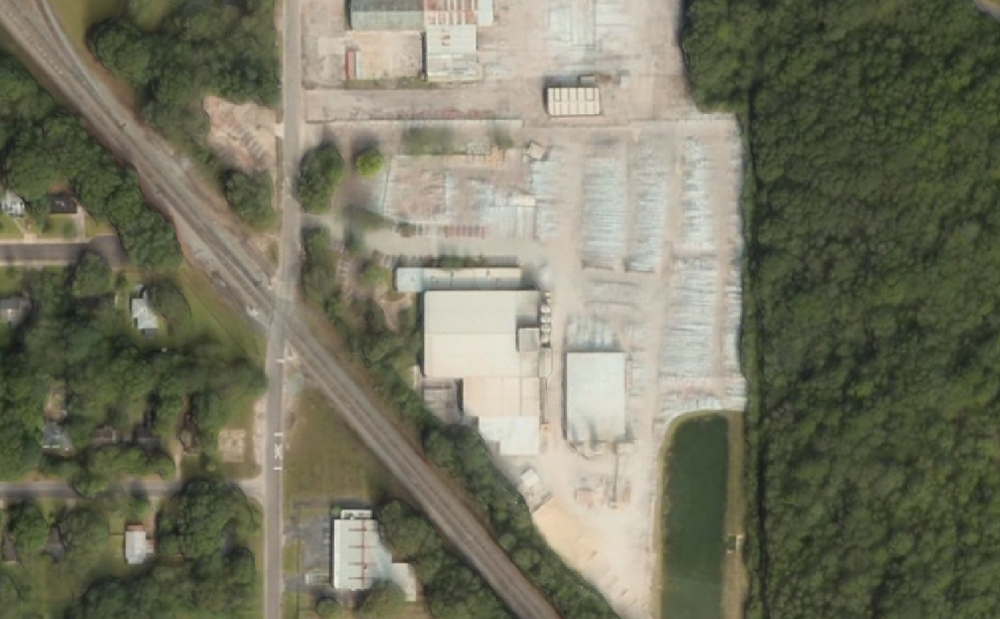
#> input picture src/3dmodeling/rgb.png, 1000 x 619 px, shrunk from 1371 x 849 before the run, found by its file name
$ python mesh.py
#> lines starting #> are read from the running program, lines starting #| are printed output that depends on the picture
import numpy as np
import cv2
import trimesh
import json
from shapely.geometry import Polygon

def load_image(path, grayscale=True, as_uint8=False):
#> called with path = 'src/3dmodeling/rgb.png', grayscale = False, as_uint8 = False
    img = cv2.imread(path, cv2.IMREAD_GRAYSCALE if grayscale else cv2.IMREAD_UNCHANGED)
#> img is the input picture: shape (619, 1000, 4); mean B, G, R, A 96.6, 116.1, 116.5, 255

    if img is None:
        raise FileNotFoundError(f"Error: Could not read image at {path}")

    if as_uint8:
        return img.astype(np.uint8)  # OpenCV için uint8 formatı gerekiyor
    else:
        return img.astype(np.float32)  # DSM ve DTM için float32
#> call 2 of load_image, with path = 'src/3dmodeling/dsm.png', grayscale = True, as_uint8 = False
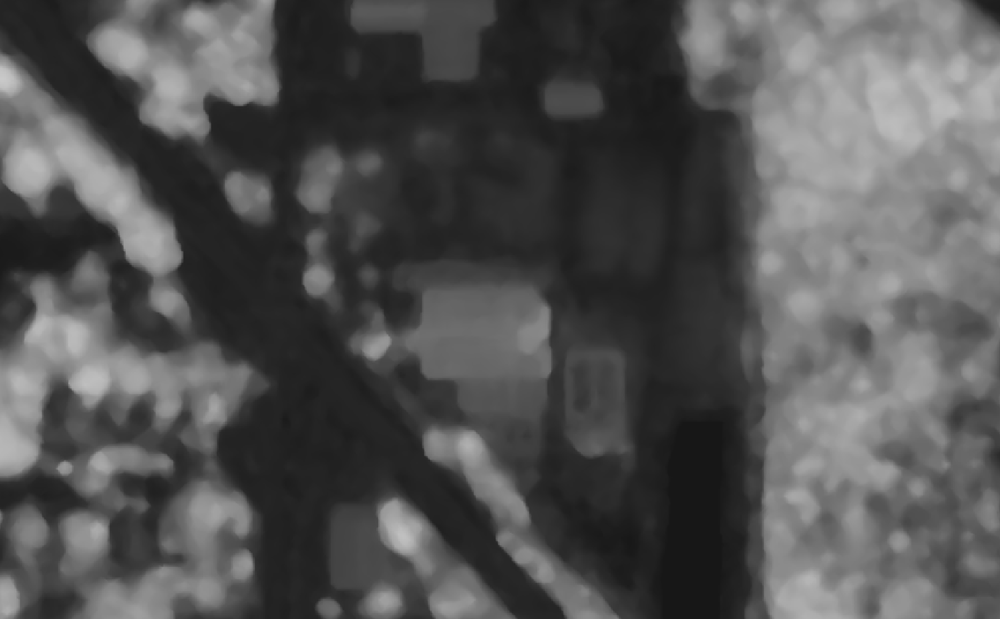
#> input picture src/3dmodeling/dsm.png, 1000 x 619 px, shrunk from 1371 x 849 before the run, found by its file name
#> in load_image, img is the input picture: shape (619, 1000); min 23, max 201, mean 82.7
#> call 3 of load_image, with path = 'src/3dmodeling/dtm.png', grayscale = True, as_uint8 = False
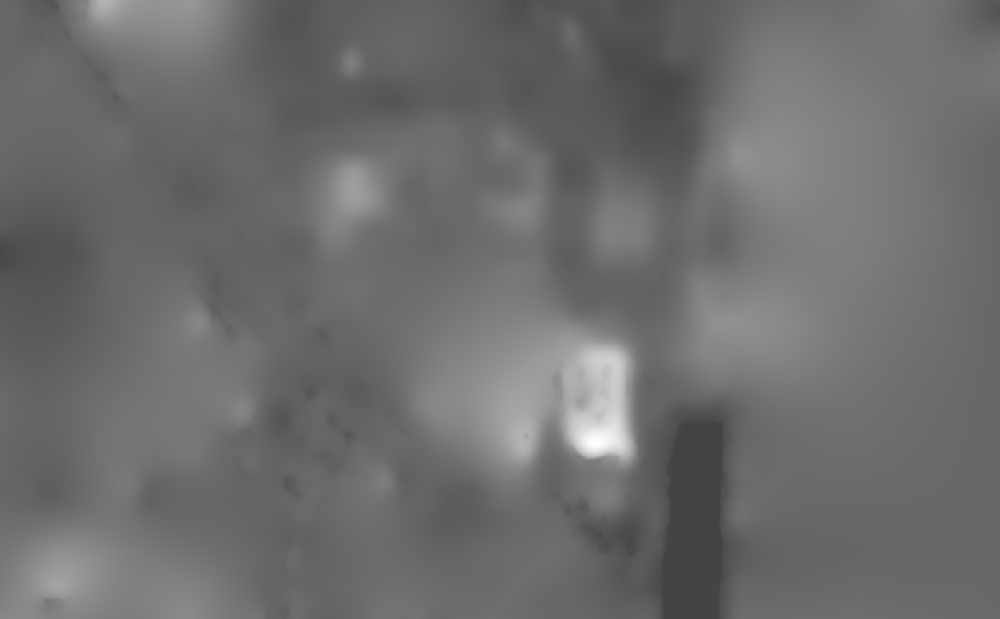
#> input picture src/3dmodeling/dtm.png, 1000 x 619 px, shrunk from 1371 x 849 before the run, found by its file name
#> in load_image, img is the input picture: shape (619, 1000); min 66, max 255, mean 108.9
#> call 4 of load_image, with path = 'src/3dmodeling/building_mask.png', grayscale = True, as_uint8 = True
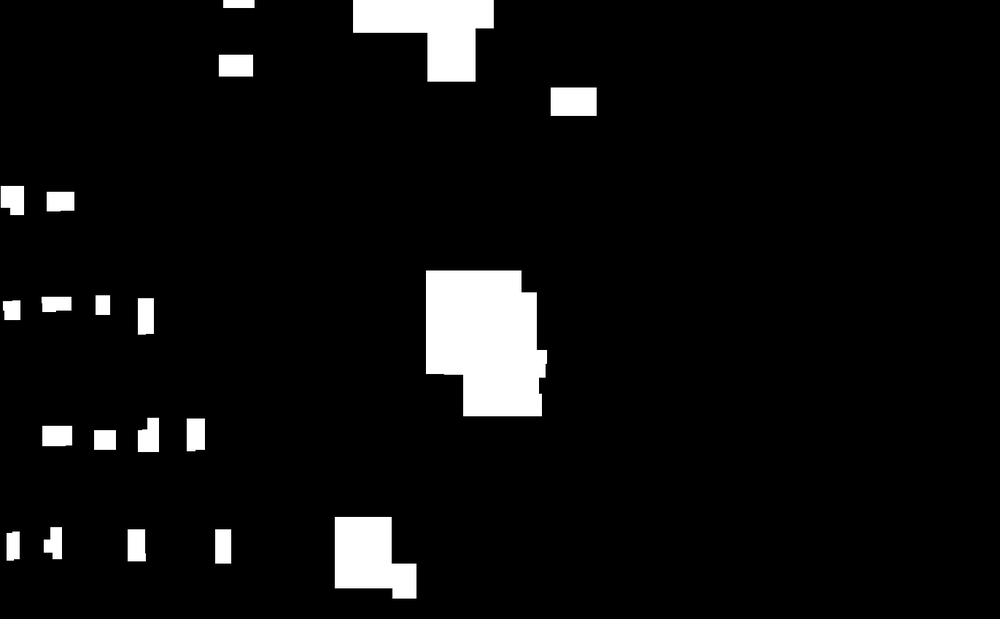
#> input picture src/3dmodeling/building_mask.png, 1000 x 619 px, shrunk from 1371 x 849 before the run, found by its file name
#> in load_image, img is the input picture: shape (619, 1000); min 0, max 255, mean 14.7

def load_bounding_boxes(json_path):
    with open(json_path, 'r') as f:
        return json.load(f)

def generate_terrain(dtm, rgb_path):
#> called with rgb_path = 'src/3dmodeling/rgb.png'
    h, w = dtm.shape
#> h = 619; w = 1000
    x, y = np.meshgrid(np.arange(w), np.arange(h))
    vertices = np.column_stack((x.ravel(), y.ravel(), dtm.ravel()))
    faces = []
    for i in range(h - 1):
        for j in range(w - 1):
            v1 = i * w + j
            v2 = v1 + 1
            v3 = v1 + w
            v4 = v3 + 1
            faces.append([v1, v2, v3])
            faces.append([v2, v4, v3])

    terrain = trimesh.Trimesh(vertices=vertices, faces=faces)
    terrain.visual = trimesh.visual.TextureVisuals(image=rgb_path)
    return terrain

def extrude_buildings(building_mask, dsm, dtm):
    contours, _ = cv2.findContours(building_mask, cv2.RETR_EXTERNAL, cv2.CHAIN_APPROX_SIMPLE)

    buildings = []
    for cnt in contours:
        cnt = cnt[:, 0, :]  # OpenCV konturlarını düzene sok

        # Konturu shapely Polygon nesnesine çevir
        polygon = Polygon(cnt)
        if not polygon.is_valid:
            continue  # Geçersiz poligonları atla

        # Bina yüksekliğini belirle
        min_x, min_y = cnt.min(axis=0)
        max_x, max_y = cnt.max(axis=0)
        building_height = dsm[min_y:max_y, min_x:max_x].max() - dtm[min_y:max_y, min_x:max_x].min()

        # 3D ekstrüzyon yap
        extruded = trimesh.creation.extrude_polygon(polygon, height=building_height)
        buildings.append(extruded)

    return buildings

def generate_3d_model(rgb_path, dsm_path, dtm_path, building_mask_path, output_path):
    rgb = load_image(rgb_path, grayscale=False)
    dsm = load_image(dsm_path).astype(np.float32)
    dtm = load_image(dtm_path).astype(np.float32)
    building_mask = load_image(building_mask_path, grayscale=True, as_uint8=True)

    terrain = generate_terrain(dtm, rgb_path)
    buildings = extrude_buildings(building_mask, dsm, dtm)

    scene = trimesh.Scene()
    scene.add_geometry(terrain)
    for building in buildings:
        scene.add_geometry(building)

    material_filename = output_path.replace(".obj", ".mtl")
    with open(material_filename, "w") as mtl_file:
        mtl_file.write(f"newmtl texture_material\n")
        mtl_file.write(f"map_Kd {rgb_path}\n")

    with open(output_path, "w") as obj_file:
        obj_file.write(f"mtllib {material_filename}\n")

    scene.export(output_path)

generate_3d_model("src/3dmodeling/rgb.png", "src/3dmodeling/dsm.png", "src/3dmodeling/dtm.png", "src/3dmodeling/building_mask.png", "output_model.obj")
#> (the call stopped at in generate_terrain, `terrain = trimesh.Trimesh(vertices=vertices, faces=faces)`: trimesh is not available in this run)
